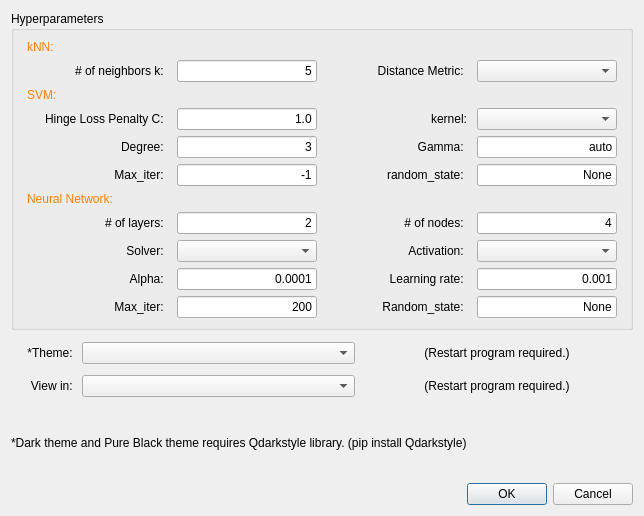
<?xml version="1.0" encoding="UTF-8"?>
<ui version="4.0">
 <class>Settings</class>
 <widget class="QDialog" name="Settings">
  <property name="windowModality">
   <enum>Qt::NonModal</enum>
  </property>
  <property name="geometry">
   <rect>
    <x>0</x>
    <y>0</y>
    <width>644</width>
    <height>516</height>
   </rect>
  </property>
  <property name="windowTitle">
   <string>Settings</string>
  </property>
  <property name="sizeGripEnabled">
   <bool>false</bool>
  </property>
  <property name="modal">
   <bool>false</bool>
  </property>
  <layout class="QVBoxLayout" name="verticalLayout">
   <property name="spacing">
    <number>7</number>
   </property>
   <item>
    <widget class="QGroupBox" name="groupBox">
     <property name="title">
      <string>Hyperparameters</string>
     </property>
     <layout class="QGridLayout" name="gridLayout_2">
      <item row="10" column="0">
       <widget class="QLabel" name="label_22">
        <property name="sizePolicy">
         <sizepolicy hsizetype="Fixed" vsizetype="Preferred">
          <horstretch>0</horstretch>
          <verstretch>0</verstretch>
         </sizepolicy>
        </property>
        <property name="minimumSize">
         <size>
          <width>140</width>
          <height>0</height>
         </size>
        </property>
        <property name="maximumSize">
         <size>
          <width>140</width>
          <height>16777215</height>
         </size>
        </property>
        <property name="text">
         <string>Alpha: </string>
        </property>
        <property name="alignment">
         <set>Qt::AlignRight|Qt::AlignTrailing|Qt::AlignVCenter</set>
        </property>
       </widget>
      </item>
      <item row="8" column="0">
       <widget class="QLabel" name="label_11">
        <property name="sizePolicy">
         <sizepolicy hsizetype="Fixed" vsizetype="Preferred">
          <horstretch>0</horstretch>
          <verstretch>0</verstretch>
         </sizepolicy>
        </property>
        <property name="minimumSize">
         <size>
          <width>140</width>
          <height>0</height>
         </size>
        </property>
        <property name="maximumSize">
         <size>
          <width>140</width>
          <height>16777215</height>
         </size>
        </property>
        <property name="text">
         <string># of layers: </string>
        </property>
        <property name="alignment">
         <set>Qt::AlignRight|Qt::AlignTrailing|Qt::AlignVCenter</set>
        </property>
       </widget>
      </item>
      <item row="5" column="1">
       <widget class="QLineEdit" name="max_iter">
        <property name="sizePolicy">
         <sizepolicy hsizetype="Fixed" vsizetype="Fixed">
          <horstretch>0</horstretch>
          <verstretch>0</verstretch>
         </sizepolicy>
        </property>
        <property name="minimumSize">
         <size>
          <width>140</width>
          <height>0</height>
         </size>
        </property>
        <property name="maximumSize">
         <size>
          <width>140</width>
          <height>16777215</height>
         </size>
        </property>
        <property name="text">
         <string>-1</string>
        </property>
        <property name="alignment">
         <set>Qt::AlignRight|Qt::AlignTrailing|Qt::AlignVCenter</set>
        </property>
       </widget>
      </item>
      <item row="1" column="0">
       <widget class="QLabel" name="label_7">
        <property name="sizePolicy">
         <sizepolicy hsizetype="Fixed" vsizetype="Preferred">
          <horstretch>0</horstretch>
          <verstretch>0</verstretch>
         </sizepolicy>
        </property>
        <property name="minimumSize">
         <size>
          <width>140</width>
          <height>0</height>
         </size>
        </property>
        <property name="maximumSize">
         <size>
          <width>140</width>
          <height>16777215</height>
         </size>
        </property>
        <property name="text">
         <string># of neighbors k: </string>
        </property>
        <property name="alignment">
         <set>Qt::AlignRight|Qt::AlignTrailing|Qt::AlignVCenter</set>
        </property>
       </widget>
      </item>
      <item row="10" column="3">
       <widget class="QLineEdit" name="learning_rate_init">
        <property name="sizePolicy">
         <sizepolicy hsizetype="Fixed" vsizetype="Fixed">
          <horstretch>0</horstretch>
          <verstretch>0</verstretch>
         </sizepolicy>
        </property>
        <property name="minimumSize">
         <size>
          <width>140</width>
          <height>0</height>
         </size>
        </property>
        <property name="maximumSize">
         <size>
          <width>140</width>
          <height>16777215</height>
         </size>
        </property>
        <property name="text">
         <string>0.001</string>
        </property>
        <property name="alignment">
         <set>Qt::AlignRight|Qt::AlignTrailing|Qt::AlignVCenter</set>
        </property>
       </widget>
      </item>
      <item row="3" column="1">
       <widget class="QLineEdit" name="C">
        <property name="sizePolicy">
         <sizepolicy hsizetype="Fixed" vsizetype="Fixed">
          <horstretch>0</horstretch>
          <verstretch>0</verstretch>
         </sizepolicy>
        </property>
        <property name="minimumSize">
         <size>
          <width>140</width>
          <height>0</height>
         </size>
        </property>
        <property name="maximumSize">
         <size>
          <width>140</width>
          <height>16777215</height>
         </size>
        </property>
        <property name="text">
         <string>1.0</string>
        </property>
        <property name="alignment">
         <set>Qt::AlignRight|Qt::AlignTrailing|Qt::AlignVCenter</set>
        </property>
       </widget>
      </item>
      <item row="8" column="2">
       <widget class="QLabel" name="label_12">
        <property name="sizePolicy">
         <sizepolicy hsizetype="Fixed" vsizetype="Preferred">
          <horstretch>0</horstretch>
          <verstretch>0</verstretch>
         </sizepolicy>
        </property>
        <property name="minimumSize">
         <size>
          <width>140</width>
          <height>0</height>
         </size>
        </property>
        <property name="maximumSize">
         <size>
          <width>140</width>
          <height>16777215</height>
         </size>
        </property>
        <property name="text">
         <string># of nodes: </string>
        </property>
        <property name="alignment">
         <set>Qt::AlignRight|Qt::AlignTrailing|Qt::AlignVCenter</set>
        </property>
       </widget>
      </item>
      <item row="0" column="0">
       <widget class="QLabel" name="label_6">
        <property name="text">
         <string>&lt;html&gt;&lt;head/&gt;&lt;body&gt;&lt;p&gt;&lt;span style=&quot; color:#fd8008;&quot;&gt;kNN:&lt;/span&gt;&lt;/p&gt;&lt;/body&gt;&lt;/html&gt;</string>
        </property>
       </widget>
      </item>
      <item row="10" column="1">
       <widget class="QLineEdit" name="alpha">
        <property name="sizePolicy">
         <sizepolicy hsizetype="Fixed" vsizetype="Fixed">
          <horstretch>0</horstretch>
          <verstretch>0</verstretch>
         </sizepolicy>
        </property>
        <property name="minimumSize">
         <size>
          <width>140</width>
          <height>0</height>
         </size>
        </property>
        <property name="maximumSize">
         <size>
          <width>140</width>
          <height>16777215</height>
         </size>
        </property>
        <property name="text">
         <string>0.0001</string>
        </property>
        <property name="alignment">
         <set>Qt::AlignRight|Qt::AlignTrailing|Qt::AlignVCenter</set>
        </property>
       </widget>
      </item>
      <item row="1" column="1">
       <widget class="QLineEdit" name="n_neighbors">
        <property name="sizePolicy">
         <sizepolicy hsizetype="Fixed" vsizetype="Fixed">
          <horstretch>0</horstretch>
          <verstretch>0</verstretch>
         </sizepolicy>
        </property>
        <property name="minimumSize">
         <size>
          <width>140</width>
          <height>0</height>
         </size>
        </property>
        <property name="maximumSize">
         <size>
          <width>140</width>
          <height>16777215</height>
         </size>
        </property>
        <property name="text">
         <string>5</string>
        </property>
        <property name="alignment">
         <set>Qt::AlignRight|Qt::AlignTrailing|Qt::AlignVCenter</set>
        </property>
       </widget>
      </item>
      <item row="2" column="0">
       <widget class="QLabel" name="label_8">
        <property name="text">
         <string>&lt;html&gt;&lt;head/&gt;&lt;body&gt;&lt;p&gt;&lt;span style=&quot; color:#fd8008;&quot;&gt;SVM: &lt;/span&gt;&lt;/p&gt;&lt;/body&gt;&lt;/html&gt;</string>
        </property>
       </widget>
      </item>
      <item row="4" column="1">
       <widget class="QLineEdit" name="degree">
        <property name="sizePolicy">
         <sizepolicy hsizetype="Fixed" vsizetype="Fixed">
          <horstretch>0</horstretch>
          <verstretch>0</verstretch>
         </sizepolicy>
        </property>
        <property name="minimumSize">
         <size>
          <width>140</width>
          <height>0</height>
         </size>
        </property>
        <property name="maximumSize">
         <size>
          <width>140</width>
          <height>16777215</height>
         </size>
        </property>
        <property name="text">
         <string>3</string>
        </property>
        <property name="alignment">
         <set>Qt::AlignRight|Qt::AlignTrailing|Qt::AlignVCenter</set>
        </property>
       </widget>
      </item>
      <item row="9" column="0">
       <widget class="QLabel" name="label_21">
        <property name="sizePolicy">
         <sizepolicy hsizetype="Fixed" vsizetype="Preferred">
          <horstretch>0</horstretch>
          <verstretch>0</verstretch>
         </sizepolicy>
        </property>
        <property name="minimumSize">
         <size>
          <width>140</width>
          <height>0</height>
         </size>
        </property>
        <property name="maximumSize">
         <size>
          <width>140</width>
          <height>16777215</height>
         </size>
        </property>
        <property name="text">
         <string>Solver: </string>
        </property>
        <property name="alignment">
         <set>Qt::AlignRight|Qt::AlignTrailing|Qt::AlignVCenter</set>
        </property>
       </widget>
      </item>
      <item row="4" column="2">
       <widget class="QLabel" name="label_17">
        <property name="sizePolicy">
         <sizepolicy hsizetype="Fixed" vsizetype="Preferred">
          <horstretch>0</horstretch>
          <verstretch>0</verstretch>
         </sizepolicy>
        </property>
        <property name="minimumSize">
         <size>
          <width>140</width>
          <height>0</height>
         </size>
        </property>
        <property name="maximumSize">
         <size>
          <width>140</width>
          <height>16777215</height>
         </size>
        </property>
        <property name="text">
         <string>Gamma: </string>
        </property>
        <property name="alignment">
         <set>Qt::AlignRight|Qt::AlignTrailing|Qt::AlignVCenter</set>
        </property>
       </widget>
      </item>
      <item row="5" column="2">
       <widget class="QLabel" name="label_19">
        <property name="sizePolicy">
         <sizepolicy hsizetype="Fixed" vsizetype="Preferred">
          <horstretch>0</horstretch>
          <verstretch>0</verstretch>
         </sizepolicy>
        </property>
        <property name="minimumSize">
         <size>
          <width>140</width>
          <height>0</height>
         </size>
        </property>
        <property name="maximumSize">
         <size>
          <width>140</width>
          <height>16777215</height>
         </size>
        </property>
        <property name="text">
         <string>random_state: </string>
        </property>
        <property name="alignment">
         <set>Qt::AlignRight|Qt::AlignTrailing|Qt::AlignVCenter</set>
        </property>
       </widget>
      </item>
      <item row="4" column="3">
       <widget class="QLineEdit" name="gamma">
        <property name="sizePolicy">
         <sizepolicy hsizetype="Fixed" vsizetype="Fixed">
          <horstretch>0</horstretch>
          <verstretch>0</verstretch>
         </sizepolicy>
        </property>
        <property name="minimumSize">
         <size>
          <width>140</width>
          <height>0</height>
         </size>
        </property>
        <property name="maximumSize">
         <size>
          <width>140</width>
          <height>16777215</height>
         </size>
        </property>
        <property name="text">
         <string>auto</string>
        </property>
        <property name="alignment">
         <set>Qt::AlignRight|Qt::AlignTrailing|Qt::AlignVCenter</set>
        </property>
       </widget>
      </item>
      <item row="3" column="3">
       <widget class="QComboBox" name="choice2">
        <property name="sizePolicy">
         <sizepolicy hsizetype="Fixed" vsizetype="Fixed">
          <horstretch>0</horstretch>
          <verstretch>0</verstretch>
         </sizepolicy>
        </property>
        <property name="minimumSize">
         <size>
          <width>140</width>
          <height>0</height>
         </size>
        </property>
        <property name="maximumSize">
         <size>
          <width>140</width>
          <height>16777215</height>
         </size>
        </property>
       </widget>
      </item>
      <item row="8" column="1">
       <widget class="QLineEdit" name="num_layers">
        <property name="sizePolicy">
         <sizepolicy hsizetype="Fixed" vsizetype="Fixed">
          <horstretch>0</horstretch>
          <verstretch>0</verstretch>
         </sizepolicy>
        </property>
        <property name="minimumSize">
         <size>
          <width>140</width>
          <height>0</height>
         </size>
        </property>
        <property name="maximumSize">
         <size>
          <width>140</width>
          <height>16777215</height>
         </size>
        </property>
        <property name="text">
         <string>2</string>
        </property>
        <property name="alignment">
         <set>Qt::AlignRight|Qt::AlignTrailing|Qt::AlignVCenter</set>
        </property>
       </widget>
      </item>
      <item row="1" column="3">
       <widget class="QComboBox" name="choice1">
        <property name="sizePolicy">
         <sizepolicy hsizetype="Fixed" vsizetype="Fixed">
          <horstretch>0</horstretch>
          <verstretch>0</verstretch>
         </sizepolicy>
        </property>
        <property name="minimumSize">
         <size>
          <width>140</width>
          <height>0</height>
         </size>
        </property>
        <property name="maximumSize">
         <size>
          <width>140</width>
          <height>16777215</height>
         </size>
        </property>
       </widget>
      </item>
      <item row="10" column="2">
       <widget class="QLabel" name="label_15">
        <property name="sizePolicy">
         <sizepolicy hsizetype="Fixed" vsizetype="Preferred">
          <horstretch>0</horstretch>
          <verstretch>0</verstretch>
         </sizepolicy>
        </property>
        <property name="minimumSize">
         <size>
          <width>140</width>
          <height>0</height>
         </size>
        </property>
        <property name="maximumSize">
         <size>
          <width>140</width>
          <height>16777215</height>
         </size>
        </property>
        <property name="text">
         <string>Learning rate: </string>
        </property>
        <property name="alignment">
         <set>Qt::AlignRight|Qt::AlignTrailing|Qt::AlignVCenter</set>
        </property>
       </widget>
      </item>
      <item row="5" column="3">
       <widget class="QLineEdit" name="random_state">
        <property name="sizePolicy">
         <sizepolicy hsizetype="Fixed" vsizetype="Fixed">
          <horstretch>0</horstretch>
          <verstretch>0</verstretch>
         </sizepolicy>
        </property>
        <property name="minimumSize">
         <size>
          <width>140</width>
          <height>0</height>
         </size>
        </property>
        <property name="maximumSize">
         <size>
          <width>140</width>
          <height>16777215</height>
         </size>
        </property>
        <property name="text">
         <string>None</string>
        </property>
        <property name="alignment">
         <set>Qt::AlignRight|Qt::AlignTrailing|Qt::AlignVCenter</set>
        </property>
       </widget>
      </item>
      <item row="8" column="3">
       <widget class="QLineEdit" name="num_nodes">
        <property name="sizePolicy">
         <sizepolicy hsizetype="Fixed" vsizetype="Fixed">
          <horstretch>0</horstretch>
          <verstretch>0</verstretch>
         </sizepolicy>
        </property>
        <property name="minimumSize">
         <size>
          <width>140</width>
          <height>0</height>
         </size>
        </property>
        <property name="maximumSize">
         <size>
          <width>140</width>
          <height>16777215</height>
         </size>
        </property>
        <property name="text">
         <string>4</string>
        </property>
        <property name="alignment">
         <set>Qt::AlignRight|Qt::AlignTrailing|Qt::AlignVCenter</set>
        </property>
       </widget>
      </item>
      <item row="3" column="0">
       <widget class="QLabel" name="label_13">
        <property name="sizePolicy">
         <sizepolicy hsizetype="Fixed" vsizetype="Preferred">
          <horstretch>0</horstretch>
          <verstretch>0</verstretch>
         </sizepolicy>
        </property>
        <property name="minimumSize">
         <size>
          <width>140</width>
          <height>0</height>
         </size>
        </property>
        <property name="maximumSize">
         <size>
          <width>140</width>
          <height>16777215</height>
         </size>
        </property>
        <property name="text">
         <string>&lt;html&gt;&lt;head/&gt;&lt;body&gt;&lt;p&gt;Hinge Loss Penalty C: &lt;/p&gt;&lt;/body&gt;&lt;/html&gt;</string>
        </property>
        <property name="alignment">
         <set>Qt::AlignRight|Qt::AlignTrailing|Qt::AlignVCenter</set>
        </property>
       </widget>
      </item>
      <item row="7" column="0">
       <widget class="QLabel" name="label_10">
        <property name="text">
         <string>&lt;html&gt;&lt;head/&gt;&lt;body&gt;&lt;p&gt;&lt;span style=&quot; color:#fd8008;&quot;&gt;Neural Network: &lt;/span&gt;&lt;/p&gt;&lt;/body&gt;&lt;/html&gt;</string>
        </property>
       </widget>
      </item>
      <item row="1" column="2">
       <widget class="QLabel" name="label_16">
        <property name="sizePolicy">
         <sizepolicy hsizetype="Fixed" vsizetype="Preferred">
          <horstretch>0</horstretch>
          <verstretch>0</verstretch>
         </sizepolicy>
        </property>
        <property name="minimumSize">
         <size>
          <width>140</width>
          <height>0</height>
         </size>
        </property>
        <property name="maximumSize">
         <size>
          <width>140</width>
          <height>16777215</height>
         </size>
        </property>
        <property name="text">
         <string>Distance Metric: </string>
        </property>
        <property name="alignment">
         <set>Qt::AlignRight|Qt::AlignTrailing|Qt::AlignVCenter</set>
        </property>
       </widget>
      </item>
      <item row="4" column="0">
       <widget class="QLabel" name="label_14">
        <property name="sizePolicy">
         <sizepolicy hsizetype="Fixed" vsizetype="Preferred">
          <horstretch>0</horstretch>
          <verstretch>0</verstretch>
         </sizepolicy>
        </property>
        <property name="minimumSize">
         <size>
          <width>140</width>
          <height>0</height>
         </size>
        </property>
        <property name="maximumSize">
         <size>
          <width>140</width>
          <height>16777215</height>
         </size>
        </property>
        <property name="text">
         <string>Degree: </string>
        </property>
        <property name="alignment">
         <set>Qt::AlignRight|Qt::AlignTrailing|Qt::AlignVCenter</set>
        </property>
       </widget>
      </item>
      <item row="9" column="2">
       <widget class="QLabel" name="label_20">
        <property name="sizePolicy">
         <sizepolicy hsizetype="Fixed" vsizetype="Preferred">
          <horstretch>0</horstretch>
          <verstretch>0</verstretch>
         </sizepolicy>
        </property>
        <property name="minimumSize">
         <size>
          <width>140</width>
          <height>0</height>
         </size>
        </property>
        <property name="maximumSize">
         <size>
          <width>140</width>
          <height>16777215</height>
         </size>
        </property>
        <property name="text">
         <string>Activation: </string>
        </property>
        <property name="alignment">
         <set>Qt::AlignRight|Qt::AlignTrailing|Qt::AlignVCenter</set>
        </property>
       </widget>
      </item>
      <item row="9" column="3">
       <widget class="QComboBox" name="choice4">
        <property name="sizePolicy">
         <sizepolicy hsizetype="Fixed" vsizetype="Fixed">
          <horstretch>0</horstretch>
          <verstretch>0</verstretch>
         </sizepolicy>
        </property>
        <property name="minimumSize">
         <size>
          <width>140</width>
          <height>0</height>
         </size>
        </property>
        <property name="maximumSize">
         <size>
          <width>140</width>
          <height>16777215</height>
         </size>
        </property>
       </widget>
      </item>
      <item row="5" column="0">
       <widget class="QLabel" name="label_18">
        <property name="sizePolicy">
         <sizepolicy hsizetype="Fixed" vsizetype="Preferred">
          <horstretch>0</horstretch>
          <verstretch>0</verstretch>
         </sizepolicy>
        </property>
        <property name="minimumSize">
         <size>
          <width>140</width>
          <height>0</height>
         </size>
        </property>
        <property name="maximumSize">
         <size>
          <width>140</width>
          <height>16777215</height>
         </size>
        </property>
        <property name="text">
         <string>Max_iter: </string>
        </property>
        <property name="alignment">
         <set>Qt::AlignRight|Qt::AlignTrailing|Qt::AlignVCenter</set>
        </property>
       </widget>
      </item>
      <item row="3" column="2">
       <widget class="QLabel" name="label_9">
        <property name="sizePolicy">
         <sizepolicy hsizetype="Fixed" vsizetype="Preferred">
          <horstretch>0</horstretch>
          <verstretch>0</verstretch>
         </sizepolicy>
        </property>
        <property name="minimumSize">
         <size>
          <width>140</width>
          <height>0</height>
         </size>
        </property>
        <property name="maximumSize">
         <size>
          <width>140</width>
          <height>16777215</height>
         </size>
        </property>
        <property name="text">
         <string>kernel:</string>
        </property>
        <property name="alignment">
         <set>Qt::AlignRight|Qt::AlignTrailing|Qt::AlignVCenter</set>
        </property>
       </widget>
      </item>
      <item row="11" column="0">
       <widget class="QLabel" name="label_23">
        <property name="sizePolicy">
         <sizepolicy hsizetype="Fixed" vsizetype="Preferred">
          <horstretch>0</horstretch>
          <verstretch>0</verstretch>
         </sizepolicy>
        </property>
        <property name="minimumSize">
         <size>
          <width>140</width>
          <height>0</height>
         </size>
        </property>
        <property name="maximumSize">
         <size>
          <width>140</width>
          <height>16777215</height>
         </size>
        </property>
        <property name="text">
         <string>Max_iter: </string>
        </property>
        <property name="alignment">
         <set>Qt::AlignRight|Qt::AlignTrailing|Qt::AlignVCenter</set>
        </property>
       </widget>
      </item>
      <item row="11" column="2">
       <widget class="QLabel" name="label_24">
        <property name="sizePolicy">
         <sizepolicy hsizetype="Fixed" vsizetype="Preferred">
          <horstretch>0</horstretch>
          <verstretch>0</verstretch>
         </sizepolicy>
        </property>
        <property name="minimumSize">
         <size>
          <width>140</width>
          <height>0</height>
         </size>
        </property>
        <property name="maximumSize">
         <size>
          <width>140</width>
          <height>16777215</height>
         </size>
        </property>
        <property name="text">
         <string>Random_state: </string>
        </property>
        <property name="alignment">
         <set>Qt::AlignRight|Qt::AlignTrailing|Qt::AlignVCenter</set>
        </property>
       </widget>
      </item>
      <item row="11" column="3">
       <widget class="QLineEdit" name="random_state2">
        <property name="sizePolicy">
         <sizepolicy hsizetype="Fixed" vsizetype="Fixed">
          <horstretch>0</horstretch>
          <verstretch>0</verstretch>
         </sizepolicy>
        </property>
        <property name="minimumSize">
         <size>
          <width>140</width>
          <height>0</height>
         </size>
        </property>
        <property name="maximumSize">
         <size>
          <width>140</width>
          <height>16777215</height>
         </size>
        </property>
        <property name="text">
         <string>None</string>
        </property>
        <property name="alignment">
         <set>Qt::AlignRight|Qt::AlignTrailing|Qt::AlignVCenter</set>
        </property>
       </widget>
      </item>
      <item row="11" column="1">
       <widget class="QLineEdit" name="max_iter2">
        <property name="sizePolicy">
         <sizepolicy hsizetype="Fixed" vsizetype="Fixed">
          <horstretch>0</horstretch>
          <verstretch>0</verstretch>
         </sizepolicy>
        </property>
        <property name="minimumSize">
         <size>
          <width>140</width>
          <height>0</height>
         </size>
        </property>
        <property name="maximumSize">
         <size>
          <width>140</width>
          <height>16777215</height>
         </size>
        </property>
        <property name="text">
         <string>200</string>
        </property>
        <property name="alignment">
         <set>Qt::AlignRight|Qt::AlignTrailing|Qt::AlignVCenter</set>
        </property>
       </widget>
      </item>
      <item row="9" column="1">
       <widget class="QComboBox" name="choice3">
        <property name="sizePolicy">
         <sizepolicy hsizetype="Fixed" vsizetype="Fixed">
          <horstretch>0</horstretch>
          <verstretch>0</verstretch>
         </sizepolicy>
        </property>
        <property name="minimumSize">
         <size>
          <width>140</width>
          <height>0</height>
         </size>
        </property>
        <property name="maximumSize">
         <size>
          <width>140</width>
          <height>16777215</height>
         </size>
        </property>
       </widget>
      </item>
     </layout>
    </widget>
   </item>
   <item>
    <widget class="QFrame" name="frame">
     <property name="frameShape">
      <enum>QFrame::NoFrame</enum>
     </property>
     <property name="frameShadow">
      <enum>QFrame::Raised</enum>
     </property>
     <layout class="QGridLayout" name="gridLayout">
      <property name="leftMargin">
       <number>0</number>
      </property>
      <property name="topMargin">
       <number>0</number>
      </property>
      <property name="rightMargin">
       <number>0</number>
      </property>
      <property name="bottomMargin">
       <number>0</number>
      </property>
      <item row="0" column="1">
       <widget class="QComboBox" name="choice_theme"/>
      </item>
      <item row="0" column="0">
       <widget class="QLabel" name="label">
        <property name="sizePolicy">
         <sizepolicy hsizetype="Fixed" vsizetype="Preferred">
          <horstretch>0</horstretch>
          <verstretch>0</verstretch>
         </sizepolicy>
        </property>
        <property name="minimumSize">
         <size>
          <width>65</width>
          <height>0</height>
         </size>
        </property>
        <property name="maximumSize">
         <size>
          <width>65</width>
          <height>16777215</height>
         </size>
        </property>
        <property name="text">
         <string>*Theme: </string>
        </property>
        <property name="alignment">
         <set>Qt::AlignRight|Qt::AlignTrailing|Qt::AlignVCenter</set>
        </property>
       </widget>
      </item>
      <item row="0" column="2">
       <widget class="QLabel" name="label_2">
        <property name="text">
         <string>(Restart program required.)</string>
        </property>
        <property name="alignment">
         <set>Qt::AlignCenter</set>
        </property>
       </widget>
      </item>
      <item row="1" column="0">
       <widget class="QLabel" name="label_3">
        <property name="sizePolicy">
         <sizepolicy hsizetype="Fixed" vsizetype="Preferred">
          <horstretch>0</horstretch>
          <verstretch>0</verstretch>
         </sizepolicy>
        </property>
        <property name="minimumSize">
         <size>
          <width>65</width>
          <height>0</height>
         </size>
        </property>
        <property name="maximumSize">
         <size>
          <width>65</width>
          <height>16777215</height>
         </size>
        </property>
        <property name="text">
         <string>View in: </string>
        </property>
        <property name="alignment">
         <set>Qt::AlignRight|Qt::AlignTrailing|Qt::AlignVCenter</set>
        </property>
       </widget>
      </item>
      <item row="1" column="1">
       <widget class="QComboBox" name="choice_views"/>
      </item>
      <item row="1" column="2">
       <widget class="QLabel" name="label_4">
        <property name="text">
         <string>(Restart program required.)</string>
        </property>
        <property name="alignment">
         <set>Qt::AlignCenter</set>
        </property>
       </widget>
      </item>
     </layout>
    </widget>
   </item>
   <item>
    <widget class="QLabel" name="label_5">
     <property name="text">
      <string>*Dark theme and Pure Black theme requires Qdarkstyle library. (pip install Qdarkstyle)</string>
     </property>
    </widget>
   </item>
   <item>
    <widget class="QDialogButtonBox" name="resultbox">
     <property name="orientation">
      <enum>Qt::Horizontal</enum>
     </property>
     <property name="standardButtons">
      <set>QDialogButtonBox::Cancel|QDialogButtonBox::Ok</set>
     </property>
    </widget>
   </item>
  </layout>
 </widget>
 <resources/>
 <connections>
  <connection>
   <sender>resultbox</sender>
   <signal>accepted()</signal>
   <receiver>Settings</receiver>
   <slot>accept()</slot>
   <hints>
    <hint type="sourcelabel">
     <x>248</x>
     <y>254</y>
    </hint>
    <hint type="destinationlabel">
     <x>157</x>
     <y>274</y>
    </hint>
   </hints>
  </connection>
  <connection>
   <sender>resultbox</sender>
   <signal>rejected()</signal>
   <receiver>Settings</receiver>
   <slot>reject()</slot>
   <hints>
    <hint type="sourcelabel">
     <x>316</x>
     <y>260</y>
    </hint>
    <hint type="destinationlabel">
     <x>286</x>
     <y>274</y>
    </hint>
   </hints>
  </connection>
 </connections>
</ui>
